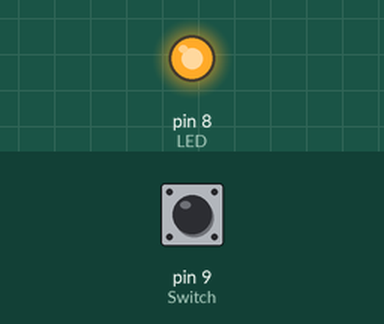
Recording of a sketch running on a simulated Arduino Uno, built with avr-gcc and run on an emulated ATmega328P. Shown: output pins drawn as LEDs (lit = HIGH). The inputs (shaded band) are chosen by the test bench; at power-on: pin 9 (Switch) HIGH.

Above: at 1.2 s.
1.3 s: pin 9 (Switch) pulled LOW for 0.15 s
At 1.37 s:
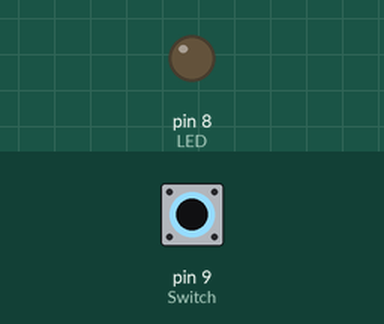
2.9 s: pin 9 (Switch) pulled LOW for 3.2 s
At 6.5 s:
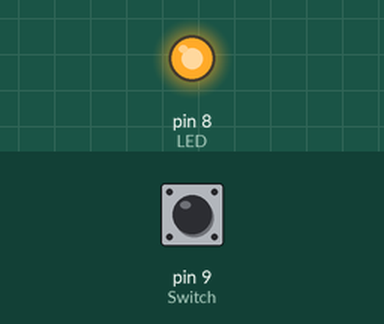
Timing chart, 0 to 8.0 s (numbered marks = the images above; inputs shaded):
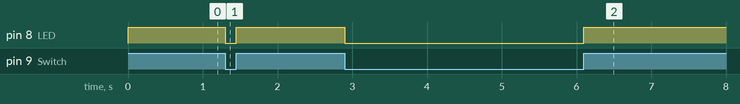

Measured:
- after the input at 1.3 s, pin 8 (LED): HIGH → LOW at once, → HIGH 0.15 s later
- after the input at 2.9 s, pin 8 (LED): HIGH → LOW at once, → HIGH 3.2 s later

The sketch:

prop_2.ino
```cpp
#define LED  8//substitute some text to NO
#define Switch 9

void setup() {
  // put your setup code here, to run once:
pinMode(LED,OUTPUT);
pinMode(Switch,INPUT_PULLUP);
}

void loop() {
  // put your main code here, to run repeatedly:
if(digitalRead(Switch)==HIGH)
{   digitalWrite(LED,1);
}
else {
 digitalWrite(LED,0);
}
}
```
